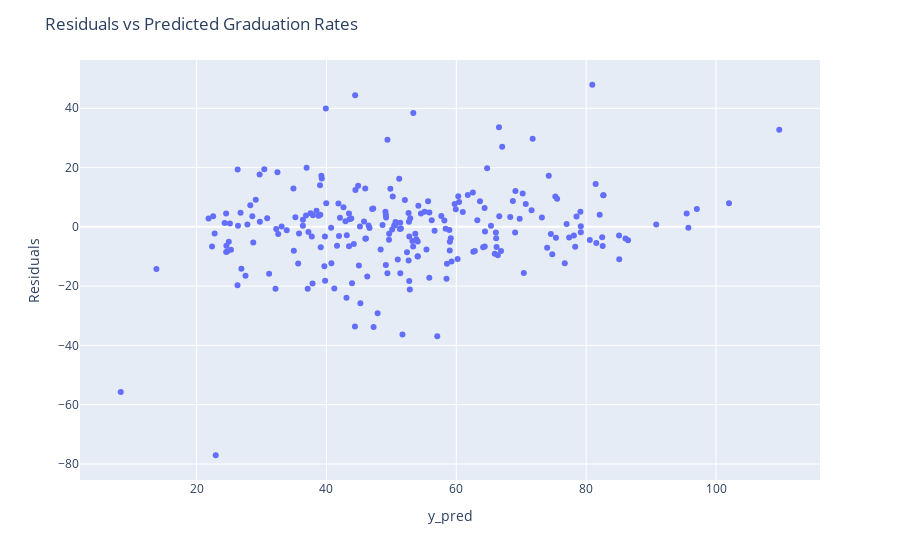

Notebook cell for this chart:
### Code cell
pred_fig.show()

### Figure 1 — Plotly figure (JSON) as saved in the notebook; plotly's stock layout.template omitted (floating-point values rounded to 4 significant figures; data arrays with more than 128 entries replaced by an {"elided": "..."} marker saying what was removed)
{"data": [{"hovertemplate": "y_pred=%{x}<br>Residuals=%{y}<extra></extra>", "legendgroup": "", "marker": {"color": "#636efa", "symbol": "circle"}, "mode": "markers", "name": "", "orientation": "v", "showlegend": false, "type": "scatter", "x": {"elided": "232 float values"}, "xaxis": "x", "y": {"elided": "232 float values"}, "yaxis": "y"}], "layout": {"autosize": true, "legend": {"tracegroupgap": 0}, "margin": {"t": 60}, "title": {"text": "Residuals vs Predicted Graduation Rates"}, "xaxis": {"anchor": "y", "autorange": true, "domain": [0, 1], "range": [2.302, 115.8], "title": {"text": "y_pred"}, "type": "linear"}, "yaxis": {"anchor": "x", "autorange": true, "domain": [0, 1], "range": [-86.73, 57.62], "title": {"text": "Residuals"}, "type": "linear"}}}
